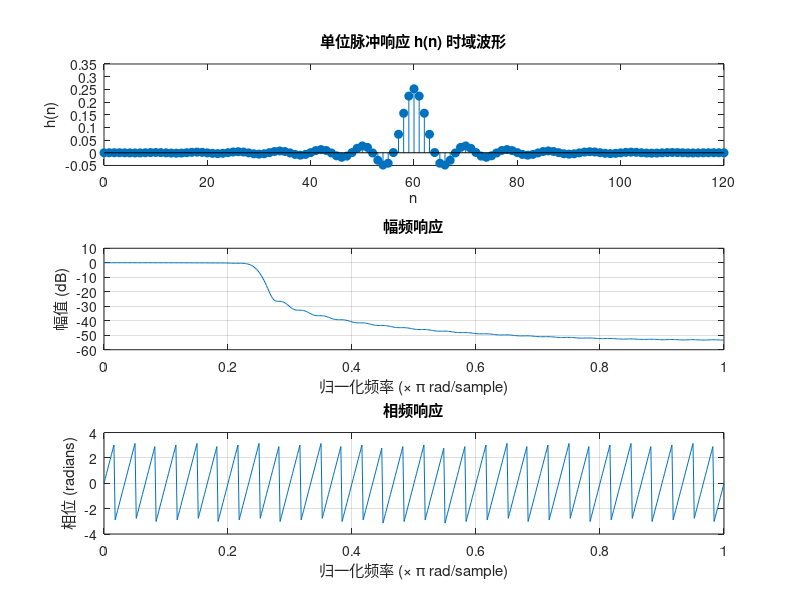

Write MATLAB code to recreate this figure. (Note: this script raises an error after producing the figure.)
%% 指标
wp = 0.2 * pi; % 通带截止频率
ws = 0.3 * pi;  % 阻带开始频率
deltaw = ws - wp; % 频率带宽差
N0 = ceil(12* pi / deltaw); % 根据公式计算初始滤波器阶数
N = N0 + mod(N0 + 1, 2); % 确保滤波器阶数为奇数

windows = triang(N); % 使用窗
wc = (ws + wp) / (2 * pi); % 截止频率取归一化通阻带频率的平均值
b = fir1(N-1, wc, windows); % 设计FIR滤波器

[H, w] = freqz(b, 1, 1000, 'whole'); % 计算频率响应
H = H(1:501)'; % 只取[0, pi]部分
w = w(1:501)';
mag = abs(H);
db = 20 * log10((mag + eps) / max(mag)); % 幅度转换为分贝
pha = angle(H); % 相位响应
n = 0:N-1; % 脉冲响应时间序列
dw = 2 * pi / 1000; % 频率步长
%% 检验参数
% Rp = -(min(db(1:floor(wp/dw)+1))); % 检验通带波动
% As = -round(max(db(floor(ws/dw)+1:501))); % 检验最小阻带衰减

Rp=-(min(db(1:wp/dw+1)))%检验通带波动
As=-round(max(db(ws/dw+1:501)))%检验最小阻带衰减

% 绘图
figure(1);

% (1) 单位脉冲响应 h(n) 的时域波形
subplot(3, 1, 1);
stem(n, b, 'filled');
xlabel('n');
ylabel('h(n)');
title('单位脉冲响应 h(n) 时域波形');

% (2) 频率响应的幅频和相频特性
subplot(3, 1, 2);
plot(w/pi, db);
xlabel('归一化频率 (\times \pi rad/sample)');
ylabel('幅值 (dB)');
title('幅频响应');
grid on;

subplot(3, 1, 3);
plot(w/pi, pha);
xlabel('归一化频率 (\times \pi rad/sample)');
ylabel('相位 (radians)');
title('相频响应');
grid on;

% (3) 对音频信号进行滤波
[motherland, fs] = audioread('motherland.wav'); % 读取音频
filtered_signal = filter(b, 1, motherland); % 滤波
time = (0:length(filtered_signal)-1) / fs; % 时间轴

% 截取前 3 秒信号
% filtered_signal_3s = filtered_signal(1:min(end, 3 * fs));
% time_3s = time(1:min(end, 3 * fs));
filtered_signal_3s = filtered_signal(1:3 * fs); % 提取前 3 秒的信号
time_3s = time(1:3 * fs); % 提取对应的时间轴

% 绘制滤波后信号的时域波形
figure(2);
plot(time_3s, filtered_signal_3s);
xlabel('时间 (s)');
ylabel('幅度');
title('滤波后信号的时域波形（前 3 秒）');
grid on;
